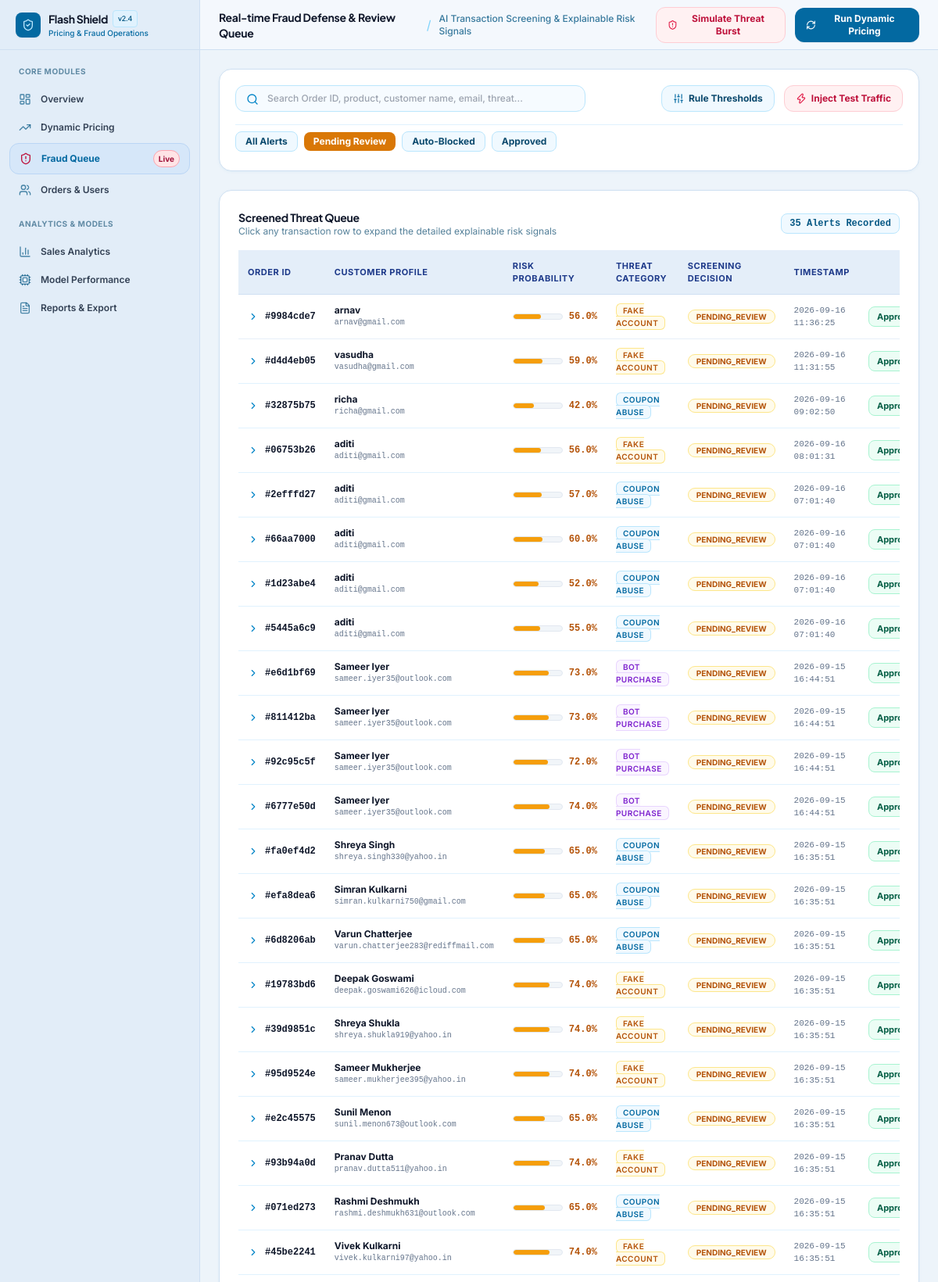
/admin/fraud-alerts?decision=PENDING_REVIEW&q= (upper part), run on the app's committed database.
### app/models.py (models this page shows, shortened)
class FraudAlert(db.Model):
    __tablename__ = 'fraud_alerts'
    id = db.Column(db.String(64), primary_key=True, default=generate_uuid)
    order_id = db.Column(db.String(64), db.ForeignKey('orders.id'), nullable=False)
    risk_score = db.Column(db.Float, nullable=False) # 0.0 to 1.0
    fraud_type = db.Column(db.String(100), nullable=False) # bot_purchase, fake_account, coupon_abuse, none
    signals_json = db.Column(db.Text, nullable=False) # JSON array of explainable signal strings
    decision = db.Column(db.String(50), nullable=False, default='PENDING_REVIEW') # APPROVED, BLOCKED, PENDING_REVIEW
    created_at = db.Column(db.DateTime, default=datetime.utcnow)
    def to_dict(self):
        import json
        signals = []
        try:
            signals = json.loads(self.signals_json)
        except Exception:
            signals = [self.signals_json]
        return {
            'id': self.id,
            'order_id': self.order_id,
            'order': self.order.to_dict() if self.order else None,
            'risk_score': round(self.risk_score, 3),
            'fraud_type': self.fraud_type,
            'signals': signals,
            'decision': self.decision,
            'created_at': self.created_at.strftime('%Y-%m-%d %H:%M:%S') if self.created_at else ''
        }

class Customer(UserMixin, db.Model):
    __tablename__ = 'customers'
    id = db.Column(db.String(64), primary_key=True, default=generate_uuid)
    name = db.Column(db.String(255), nullable=False)
    email = db.Column(db.String(255), unique=True, nullable=False)
    password_hash = db.Column(db.String(255), nullable=True)
    signup_date = db.Column(db.String(50), nullable=True)
    device_id = db.Column(db.String(255), nullable=True)
    ip_address = db.Column(db.String(100), nullable=True)
    account_age_days = db.Column(db.Integer, nullable=False, default=30)
    orders = db.relationship('Order', backref='customer', lazy='dynamic', order_by='Order.order_timestamp.desc()')

### app/dashboard/routes.py (the view, shortened to what this page needs)
@dashboard_bp.route('/fraud-alerts')
def fraud_alerts():
    decision_filter = request.args.get('decision', '').strip()
    search = request.args.get('q', '').strip()
    query = FraudAlert.query
    if decision_filter:
        query = query.filter_by(decision=decision_filter)
    alerts = query.order_by(FraudAlert.created_at.desc()).limit(80).all()
    rules = FraudRuleConfig.query.all()
    return render_template(
        'admin/fraud_alerts.html',
        alerts=alerts,
        selected_decision=decision_filter,
        search_query=search,
        rules=rules
    )

### app/dashboard/routes.py (called while the page is built)
@dashboard_bp.before_request
def require_admin():
    if request.endpoint != 'auth.admin_login' and not session.get('is_admin'):
        pass

### app/templates/admin/fraud_alerts.html (shortened to what this page needs)
{% extends "admin/layout.html" %}
{% block admin_title %}Real-time Fraud Defense & Review Queue{% endblock %}
{% block admin_subtitle %}AI Transaction Screening & Explainable Risk Signals{% endblock %}
{% block admin_content %}
<div class="p-5 admin-card space-y-4">
  <div class="flex flex-col lg:flex-row lg:items-center justify-between gap-4">
    <div class="flex-1 max-w-md">
      <form action="{{ url_for('dashboard.fraud_alerts') }}" method="GET" class="relative">
        <input type="text" id="fraud-search-input" name="q" placeholder="Search Order ID, product, customer name, email, threat..."
          value="{{ search_query if search_query else '' }}" onkeyup="filterFraudTableLive()"
          class="w-full pl-10 pr-4 py-2 text-xs bg-sky-50/60 focus:bg-white border border-sky-200 focus:border-sky-500 rounded-xl outline-none transition-all text-slate-900 font-medium">
        <i data-lucide="search" class="w-4 h-4 text-sky-600 absolute left-3.5 top-2.5"></i>
      </form>
    </div>
    <div class="flex items-center gap-3">
      <button onclick="openRulesConfigModal()"
        class="inline-flex items-center gap-1.5 px-3.5 py-2 rounded-xl bg-sky-50 hover:bg-sky-100 text-sky-900 text-xs font-bold border border-sky-200 transition-all">
        <i data-lucide="sliders" class="w-3.5 h-3.5 text-sky-700"></i>
        <span>Rule Thresholds</span>
      </button>
      <button onclick="triggerSimulatedAttackModal()"
        class="inline-flex items-center gap-1.5 px-3.5 py-2 rounded-xl bg-rose-50 hover:bg-rose-100 border border-rose-200 text-rose-700 text-xs font-bold transition-all shadow-xs">
        <i data-lucide="zap" class="w-3.5 h-3.5 text-rose-600"></i>
        <span>Inject Test Traffic</span>
      </button>
    </div>
  </div>
  <div class="flex items-center gap-2 overflow-x-auto pt-2 border-t border-sky-100 pb-1">
    <a href="{{ url_for('dashboard.fraud_alerts', q=search_query) }}"
      class="px-3 py-1 rounded-lg text-xs font-bold transition-all
      {% if not selected_decision %} bg-sky-800 text-white shadow-xs
      {% else %} bg-sky-50 text-sky-900 hover:bg-sky-100 border border-sky-200 {% endif %}">
      All Alerts
    </a>
    <a href="{{ url_for('dashboard.fraud_alerts', decision='PENDING_REVIEW', q=search_query) }}"
      class="px-3 py-1 rounded-lg text-xs font-bold transition-all
      {% if selected_decision == 'PENDING_REVIEW' %} bg-amber-600 text-white shadow-xs
      {% else %} bg-sky-50 text-sky-900 hover:bg-sky-100 border border-sky-200 {% endif %}">
      Pending Review
    </a>
    <a href="{{ url_for('dashboard.fraud_alerts', decision='BLOCKED', q=search_query) }}"
      class="px-3 py-1 rounded-lg text-xs font-bold transition-all
      {% if selected_decision == 'BLOCKED' %} bg-rose-600 text-white shadow-xs
      {% else %} bg-sky-50 text-sky-900 hover:bg-sky-100 border border-sky-200 {% endif %}">
      Auto-Blocked
    </a>
    <a href="{{ url_for('dashboard.fraud_alerts', decision='APPROVED', q=search_query) }}"
      class="px-3 py-1 rounded-lg text-xs font-bold transition-all
      {% if selected_decision == 'APPROVED' %} bg-emerald-600 text-white shadow-xs
      {% else %} bg-sky-50 text-sky-900 hover:bg-sky-100 border border-sky-200 {% endif %}">
      Approved
    </a>
  </div>
</div>
<div class="p-6 admin-card space-y-4">
  <div class="flex items-center justify-between">
    <div>
      <h3 class="text-sm font-bold text-slate-900 font-display">Screened Threat Queue</h3>
      <p class="text-xs text-sky-900/70">Click any transaction row to expand the detailed explainable risk signals</p>
    </div>
    <span class="text-xs font-mono font-bold text-sky-800 bg-sky-50 px-2.5 py-1 rounded-lg border border-sky-200">{{ alerts|length }} Alerts Recorded</span>
  </div>
  {% if alerts|length == 0 %}
    <div class="p-12 text-center rounded-2xl bg-sky-50/50 border border-sky-200 space-y-3">
      <div class="w-12 h-12 rounded-full bg-emerald-100 text-emerald-700 flex items-center justify-center mx-auto">
        <i data-lucide="shield-check" class="w-6 h-6"></i>
      </div>
      <h4 class="text-sm font-bold text-slate-900">No fraud alerts right now — all clear!</h4>
      <p class="text-xs text-sky-900/70 max-w-sm mx-auto">Transactions are currently passing within standard compliance thresholds.</p>
    </div>
  {% else %}
    <div class="overflow-x-auto">
      <table class="w-full text-left text-xs">
        <thead>
          <tr class="admin-table-header">
            <th class="py-3 px-3">Order ID</th>
            <th class="py-3 px-3">Customer Profile</th>
            <th class="py-3 px-3">Risk Probability</th>
            <th class="py-3 px-3">Threat Category</th>
            <th class="py-3 px-3">Screening Decision</th>
            <th class="py-3 px-3">Timestamp</th>
            <th class="py-3 px-3 text-right">Compliance Action</th>
          </tr>
        </thead>
        <tbody class="divide-y divide-sky-100 font-medium">
          {% for alert in alerts %}
            {% set alert_data = alert.to_dict() %}
            <tr class="admin-table-row cursor-pointer" onclick="toggleSignalRow('sig-{{ alert.id }}')">
              <td class="py-3 px-3">
                <div class="flex items-center gap-2">
                  <i data-lucide="chevron-right" id="icon-sig-{{ alert.id }}" class="w-3.5 h-3.5 text-sky-600 transition-transform"></i>
                  <span class="font-mono text-slate-900 font-bold">#{{ alert.order_id[:8] }}</span>
                </div>
              </td>
              <td class="py-3 px-3">
                <div class="text-slate-900 font-bold">{{ alert_data.order.customer_name if alert_data.order else 'Guest Device' }}</div>
                <div class="text-[10px] text-slate-500 font-mono">{{ alert_data.order.customer_email if alert_data.order else 'N/A' }}</div>
              </td>
              <td class="py-3 px-3">
                <div class="flex items-center gap-2">
                  <div class="w-16 bg-slate-100 h-2 rounded-full overflow-hidden border border-slate-200">
                    <div class="h-full rounded-full {% if alert.risk_score >= 0.8 %}bg-rose-500{% elif alert.risk_score >= 0.4 %}bg-amber-500{% else %}bg-emerald-500{% endif %}"
                      style="width: {{ alert.risk_score * 100 }}%"></div>
                  </div>
                  <span class="font-mono font-bold text-xs {% if alert.risk_score >= 0.8 %}text-rose-700{% elif alert.risk_score >= 0.4 %}text-amber-700{% else %}text-emerald-700{% endif %}">
                    {{ (alert.risk_score * 100)|round(0) }}%
                  </span>
                </div>
              </td>
              <td class="py-3 px-3">
                <span class="px-2 py-0.5 rounded-md text-[10px] font-semibold uppercase tracking-wider
                  {% if alert.fraud_type == 'bot_purchase' %} bg-purple-50 text-purple-700 border border-purple-200
                  {% elif alert.fraud_type == 'fake_account' %} bg-amber-50 text-amber-700 border border-amber-200
                  {% elif alert.fraud_type == 'coupon_abuse' %} bg-sky-50 text-sky-700 border border-sky-200
                  {% else %} bg-slate-100 text-slate-600 border border-slate-200 {% endif %}">
                  {{ alert.fraud_type.replace('_', ' ') }}
                </span>
              </td>
              <td class="py-3 px-3" id="badge-{{ alert.id }}">
                <span class="px-2.5 py-0.5 rounded-full text-[10px] font-bold border
                  {% if alert.decision == 'BLOCKED' %} bg-rose-50 text-rose-700 border-rose-200
                  {% elif alert.decision == 'PENDING_REVIEW' %} bg-amber-50 text-amber-700 border-amber-200
                  {% else %} bg-emerald-50 text-emerald-700 border-emerald-200 {% endif %}">
                  {{ alert.decision }}
                </span>
              </td>
              <td class="py-3 px-3 font-mono text-[11px] text-slate-500">{{ alert_data.created_at }}</td>
              <td class="py-3 px-3 text-right" onclick="event.stopPropagation()">
                <div class="flex items-center justify-end gap-1.5">
                  <button onclick="submitDecision('{{ alert.id }}', 'APPROVED')" title="Approve Transaction"
                    class="px-2.5 py-1 rounded-lg bg-emerald-50 hover:bg-emerald-100 border border-emerald-200 text-emerald-800 text-[11px] font-bold transition-all">
                    Approve
                  </button>
                </div>
              </td>
            </tr>
          {% endfor %}
        </tbody>
      </table>
    </div>
  {% endif %}
</div>
{% endblock %}

### app/static/css/custom.css (style rules this page uses)
:root { --font-sans: 'Inter', -apple-system, BlinkMacSystemFont, "Segoe UI", Roboto, sans-serif; --font-display: 'Plus Jakarta Sans', 'Inter', sans-serif; --admin-bg: #edf4fa; --admin-sidebar-bg: #e2edf8; --admin-header-bg: #f4f8fd; --admin-card-bg: #ffffff; --admin-border: #cfe0f2; --admin-border-subtle: #dbe7f5; --admin-accent: #0284c7; --admin-accent-dark: #0369a1; --admin-nav-active-bg: #d6e7f9; --admin-nav-active-text: #0369a1; --storefront-top-bg: #091322; --storefront-header-bg: #0f1f38; --storefront-header-border: #1a335a; --storefront-hero-start: #0c192c; --storefront-hero-mid: #112542; --storefront-hero-end: #183358; --text-main: #0f172a; --text-muted: #475569; --text-subtle: #64748b; }
body { font-family: var(--font-sans); color: var(--text-main); -webkit-font-smoothing: antialiased; -moz-osx-font-smoothing: grayscale; }
h1, h2, h3, h4, .font-display { font-family: var(--font-display); letter-spacing: -0.02em; }
.admin-card { background: #ffffff !important; border: 1px solid var(--admin-border) !important; border-radius: 16px; box-shadow: 0 1px 4px 0 rgba(2, 132, 199, 0.05), 0 1px 2px -1px rgba(2, 132, 199, 0.04); }
.admin-table-header { background-color: #e4eef9 !important; color: #1e3a8a !important; font-size: 11px; font-weight: 700; text-transform: uppercase; letter-spacing: 0.05em; border-bottom: 1px solid var(--admin-border) !important; }
.admin-table-row { border-bottom: 1px solid #e7eff8; transition: background-color 0.15s ease; }

### data on the page
FraudAlert: order_id "9984cde7", (alert.risk_score*100)|round(0) "56.0", fraud_type.replace "FAKE ACCOUNT", decision "PENDING_REVIEW", created_at "2026-09-16 11:36:25"
Customer: order "arnav", order "arnav@gmail.com"
FraudAlert: order_id "d4d4eb05", (alert.risk_score*100)|round(0) "59.0", fraud_type.replace "FAKE ACCOUNT", decision "PENDING_REVIEW", created_at "2026-09-16 11:31:55"
Customer: order "vasudha", order "vasudha@gmail.com"
FraudAlert: order_id "32875b75", (alert.risk_score*100)|round(0) "42.0", fraud_type.replace "COUPON ABUSE", decision "PENDING_REVIEW", created_at "2026-09-16 09:02:50"
Customer: order "richa", order "richa@gmail.com"
FraudAlert: order_id "06753b26", (alert.risk_score*100)|round(0) "56.0", fraud_type.replace "FAKE ACCOUNT", decision "PENDING_REVIEW", created_at "2026-09-16 08:01:31"
Customer: order "aditi", order "aditi@gmail.com"
FraudAlert: order_id "2efffd27", (alert.risk_score*100)|round(0) "57.0", fraud_type.replace "COUPON ABUSE", decision "PENDING_REVIEW", created_at "2026-09-16 07:01:40"
FraudAlert: order_id "66aa7000", (alert.risk_score*100)|round(0) "60.0", fraud_type.replace "COUPON ABUSE", decision "PENDING_REVIEW", created_at "2026-09-16 07:01:40"
FraudAlert: order_id "1d23abe4", (alert.risk_score*100)|round(0) "52.0", fraud_type.replace "COUPON ABUSE", decision "PENDING_REVIEW", created_at "2026-09-16 07:01:40"
FraudAlert: order_id "5445a6c9", (alert.risk_score*100)|round(0) "55.0", fraud_type.replace "COUPON ABUSE", decision "PENDING_REVIEW", created_at "2026-09-16 07:01:40"
FraudAlert: order_id "e6d1bf69", (alert.risk_score*100)|round(0) "73.0", fraud_type.replace "BOT PURCHASE", decision "PENDING_REVIEW", created_at "2026-09-15 16:44:51"
Customer: order "Sameer Iyer", order "sameer.iyer35@outlook.com"
FraudAlert: order_id "811412ba", (alert.risk_score*100)|round(0) "73.0", fraud_type.replace "BOT PURCHASE", decision "PENDING_REVIEW", created_at "2026-09-15 16:44:51"
FraudAlert: order_id "92c95c5f", (alert.risk_score*100)|round(0) "72.0", fraud_type.replace "BOT PURCHASE", decision "PENDING_REVIEW", created_at "2026-09-15 16:44:51"
FraudAlert: order_id "6777e50d", (alert.risk_score*100)|round(0) "74.0", fraud_type.replace "BOT PURCHASE", decision "PENDING_REVIEW", created_at "2026-09-15 16:44:51"
FraudAlert: order_id "fa0ef4d2", (alert.risk_score*100)|round(0) "65.0", fraud_type.replace "COUPON ABUSE", decision "PENDING_REVIEW", created_at "2026-09-15 16:35:51"
Customer: order "Shreya Singh", order "shreya.singh330@yahoo.in"
FraudAlert: order_id "efa8dea6", (alert.risk_score*100)|round(0) "65.0", fraud_type.replace "COUPON ABUSE", decision "PENDING_REVIEW", created_at "2026-09-15 16:35:51"
Customer: order "Simran Kulkarni", order "simran.kulkarni750@gmail.com"
FraudAlert: order_id "6d8206ab", (alert.risk_score*100)|round(0) "65.0", fraud_type.replace "COUPON ABUSE", decision "PENDING_REVIEW", created_at "2026-09-15 16:35:51"
Customer: order "Varun Chatterjee", order "varun.chatterjee283@rediffmail.com"
FraudAlert: order_id "19783bd6", (alert.risk_score*100)|round(0) "74.0", fraud_type.replace "FAKE ACCOUNT", decision "PENDING_REVIEW", created_at "2026-09-15 16:35:51"
Customer: order "Deepak Goswami", order "deepak.goswami626@icloud.com"
FraudAlert: order_id "39d9851c", (alert.risk_score*100)|round(0) "74.0", fraud_type.replace "FAKE ACCOUNT", decision "PENDING_REVIEW", created_at "2026-09-15 16:35:51"
Customer: order "Shreya Shukla", order "shreya.shukla919@yahoo.in"
FraudAlert: order_id "95d9524e", (alert.risk_score*100)|round(0) "74.0", fraud_type.replace "FAKE ACCOUNT", decision "PENDING_REVIEW", created_at "2026-09-15 16:35:51"
Customer: order "Sameer Mukherjee", order "sameer.mukherjee395@yahoo.in"
FraudAlert: order_id "e2c45575", (alert.risk_score*100)|round(0) "65.0", fraud_type.replace "COUPON ABUSE", decision "PENDING_REVIEW", created_at "2026-09-15 16:35:51"
Customer: order "Sunil Menon", order "sunil.menon673@outlook.com"
FraudAlert: order_id "93b94a0d", (alert.risk_score*100)|round(0) "74.0", fraud_type.replace "FAKE ACCOUNT", decision "PENDING_REVIEW", created_at "2026-09-15 16:35:51"
Customer: order "Pranav Dutta", order "pranav.dutta511@yahoo.in"
FraudAlert: order_id "071ed273", (alert.risk_score*100)|round(0) "65.0", fraud_type.replace "COUPON ABUSE", decision "PENDING_REVIEW", created_at "2026-09-15 16:35:51"
Customer: order "Rashmi Deshmukh", order "rashmi.deshmukh631@outlook.com"
FraudAlert: order_id "45be2241", (alert.risk_score*100)|round(0) "74.0", fraud_type.replace "FAKE ACCOUNT", decision "PENDING_REVIEW", created_at "2026-09-15 16:35:51"
Customer: order "Vivek Kulkarni", order "vivek.kulkarni97@yahoo.in"

### other printed values
{{ alerts|length }} "35"
